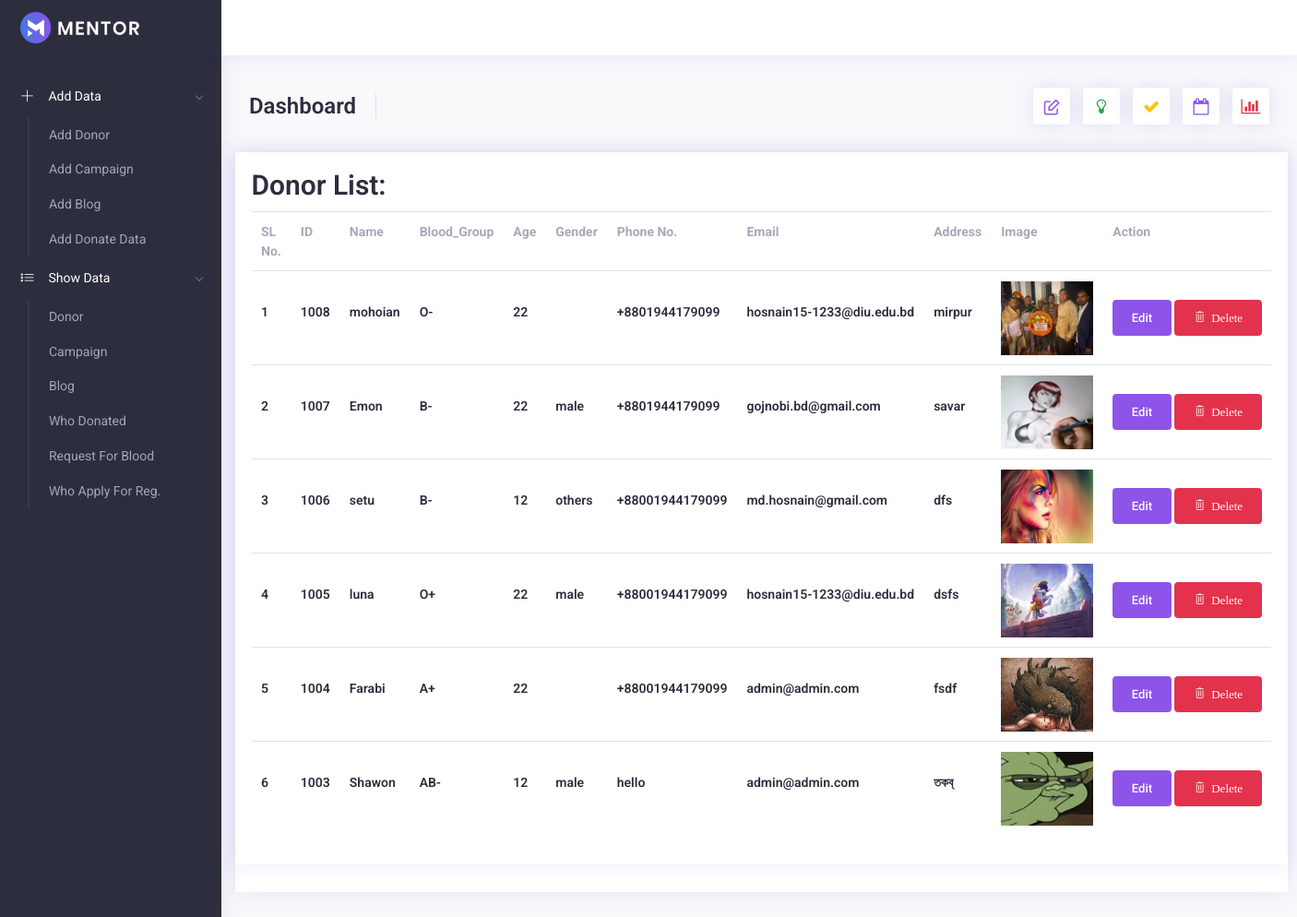
The page /admin/donor/index.php on the database its author committed.
### tables this page shows
CREATE TABLE `donor_list` (
  `id` int(11) NOT NULL,
  `name` varchar(255) NOT NULL,
  `blood_group` varchar(33) NOT NULL,
  `age` varchar(44) NOT NULL,
  `gender` varchar(22) NOT NULL,
  `phone` varchar(22) NOT NULL,
  `email` varchar(222) NOT NULL,
  `address` text NOT NULL,
  `image` varchar(222) NOT NULL
);

### admin/donor/index.php (the view, shortened to what this page needs)
<?php include("../include/header.php") ?>
<?php
$con = connect_db();
$sql = "SELECT* FROM donor_list ORDER BY id DESC ";
$result = mysqli_query($con, $sql);
?>
<div class="row">
    <div class="col-ld-12">
        <div class="card card-statistics">
            <div class="card">
                <div class="card-body">
                    <h2>Donor List:</h2>
                    <table class="table">
                        <tr>
                            <th>SL No.</th>
                            <th>ID</th>
                            <th>Name</th>
                            <th>Blood_Group</th>
                            <th>Age</th>
                            <th>Gender </th>
                            <th>Phone No. </th>
                            <th>Email </th>
                            <th>Address </th>
                            <th>Image </th>
                            <th>Action </th>
                        </tr>
                        <?php $sl = 1 ?>
                        <?php while ($row = mysqli_fetch_assoc($result)) {; ?>
                            <tr>
                                <td>
                                    <h5><?php echo $sl; ?></h5>
                                </td>
                                <td>
                                    <h5><?php echo $row['id']; ?></h5>
                                </td>
                                <td>
                                    <h5><?php echo $row['name']; ?></h5>
                                </td>
                                <td>
                                    <h5><?php echo $row['blood_group']; ?></h5>
                                </td>
                                <td>
                                    <h5><?php echo $row['age']; ?></h5>
                                </td>
                                <td>
                                    <h5><?php echo $row['gender']; ?></h5>
                                </td>
                                <td>
                                    <h5><?php echo $row['phone']; ?></h5>
                                </td>
                                <td>
                                    <h5><?php echo $row['email']; ?></h5>
                                </td>
                                <td>
                                    <h5><?php echo $row['address']; ?></h5>
                                </td>
                                <td><img src="<?php echo "../";
                                                echo $row['image']; ?>" alt="" width="100px" height="80px"></td>
                                <td>
                                    <a href="edit.php?id=<?php echo $row['id']; ?>" class="btn btn-primary">Edit</a>
                                    <a href="delete.php?id=<?php echo $row['id']; ?>" class="btn btn-danger" onclick="return confirm('Are you sure want to delete this Data?');"><i class="nav-icon ti ti-trash"> Delete</i></a>
                                </td>
                            </tr>
                        <?php $sl++;
                        } ?>
                    </table>
                </div>
            </div>
        </div>
        <?php include('../include/footer.php'); ?>

### rows shown on the page
donor_list: id "1008", name "mohoian", blood_group "O-", age "22", phone "+8801944179099", email "hosnain15-1233@diu.edu.bd", address "mirpur", shows a picture
donor_list: id "1007", name "Emon", blood_group "B-", age "22", gender "male", phone "+8801944179099", email "gojnobi.bd@gmail.com", address "savar", shows a picture
donor_list: id "1006", name "setu", blood_group "B-", age "12", gender "others", phone "+88001944179099", email "md.hosnain@gmail.com", address "dfs", shows a picture
donor_list: id "1005", name "luna", blood_group "O+", age "22", gender "male", phone "+88001944179099", email "hosnain15-1233@diu.edu.bd", address "dsfs", shows a picture
donor_list: id "1004", name "Farabi", blood_group "A+", age "22", phone "+88001944179099", email "admin@admin.com", address "fsdf", image (picture)
donor_list: id "1003", name "Shawon", blood_group "AB-", age "12", gender "male", phone "hello", email "admin@admin.com", address "তকব্", shows a picture
